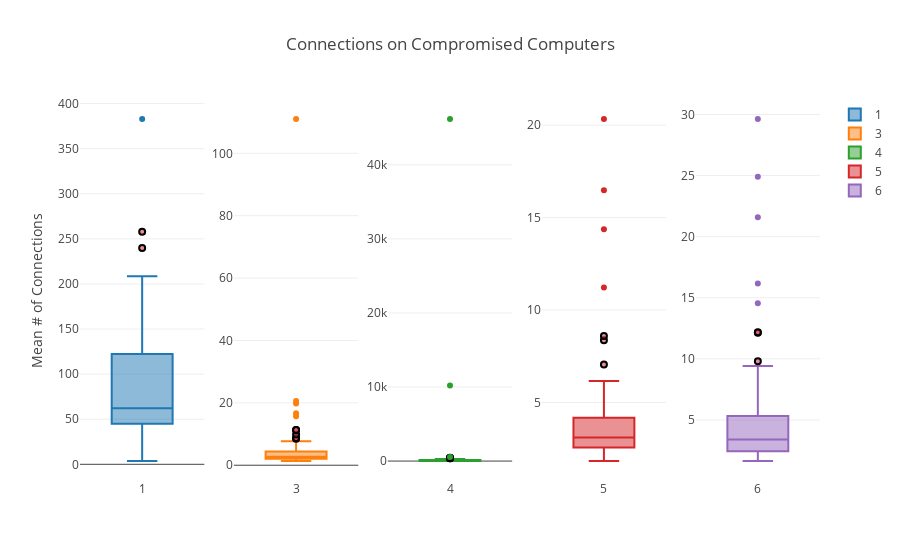

The notebook cell this image was saved under:
### Code cell
fig = tools.make_subplots(rows=1, cols=len(comped_ips),
                          shared_xaxes=False, shared_yaxes=False,
                          vertical_spacing=0.001)

for i, (comped, ip) in enumerate(zip(comped_ips, ipn)):
    trace = go.Box(
        y = ip.f,
        boxpoints = 'suspectedoutliers',
        text = ip.index,
        hoverinfo = 'text',
        marker = dict(
            outliercolor = 'rgba(219, 64, 82, 0.6)',
            line = dict(
                outliercolor = 'rgba(0, 0, 0, 1)',
                outlierwidth = 2)),
        name = comped
    )
    fig.append_trace(trace, 1, i+1)
    
fig['layout'].update(title="Connections on Compromised Computers",
                     yaxis=dict(title='Mean # of Connections'))

iplot(fig, validate=False)
